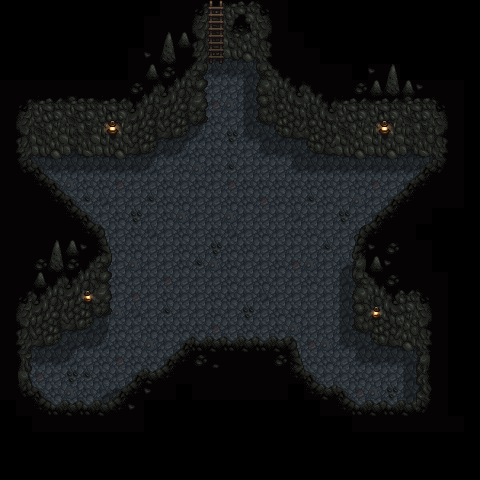

Below is a game level as drawn by its tile map, then a one-line description and the .tmx that defines it (tile-layer data replaced by summaries):
An orthogonal 30x30 tile map with 16x16 px tiles, 3 tile layers (Back, Buildings, Front).

<map version="1.4" tiledversion="1.4.2" orientation="orthogonal" renderorder="right-down" compressionlevel="0" width="30" height="30" tilewidth="16" tileheight="16" infinite="0" nextlayerid="7" nextobjectid="1">
  <properties />
  <tileset firstgid="1" name="mine" tilewidth="16" tileheight="16" tilecount="288" columns="16">
    <image source="mine_dark.png" width="256" height="288" />
    <tile id="0">
      <properties>
        <property name="Type" type="string" value="Dirt" />
      </properties>
    </tile>
    <tile id="137">
      <properties>
        <property name="Type" type="string" value="Stone" />
      </properties>
    </tile>
    <tile id="138">
      <properties>
        <property name="Type" type="string" value="Stone" />
      </properties>
    </tile>
    <tile id="139">
      <properties>
        <property name="Type" type="string" value="Stone" />
      </properties>
    </tile>
    <tile id="140">
      <properties>
        <property name="Type" type="string" value="Stone" />
      </properties>
    </tile>
    <tile id="153">
      <properties>
        <property name="Type" type="string" value="Stone" />
      </properties>
    </tile>
    <tile id="154">
      <properties>
        <property name="Type" type="string" value="Stone" />
      </properties>
    </tile>
    <tile id="155">
      <properties>
        <property name="Type" type="string" value="Stone" />
      </properties>
    </tile>
    <tile id="165">
      <properties>
        <property name="Type" type="string" value="Dirt" />
      </properties>
    </tile>
    <tile id="166">
      <properties>
        <property name="Type" type="string" value="Stone" />
      </properties>
    </tile>
    <tile id="167">
      <properties>
        <property name="Type" type="string" value="Stone" />
      </properties>
    </tile>
    <tile id="168">
      <properties>
        <property name="Type" type="string" value="Stone" />
      </properties>
    </tile>
    <tile id="169">
      <properties>
        <property name="Type" type="string" value="Stone" />
      </properties>
    </tile>
    <tile id="170">
      <properties>
        <property name="Type" type="string" value="Stone" />
      </properties>
    </tile>
    <tile id="171">
      <properties>
        <property name="Type" type="string" value="Stone" />
      </properties>
    </tile>
    <tile id="172">
      <properties>
        <property name="Type" type="string" value="Stone" />
      </properties>
    </tile>
    <tile id="181">
      <properties>
        <property name="Type" type="string" value="Dirt" />
      </properties>
    </tile>
    <tile id="182">
      <properties>
        <property name="Type" type="string" value="Stone" />
      </properties>
    </tile>
    <tile id="183">
      <properties>
        <property name="Type" type="string" value="Dirt" />
      </properties>
    </tile>
    <tile id="184">
      <properties>
        <property name="Type" type="string" value="Stone" />
      </properties>
    </tile>
    <tile id="185">
      <properties>
        <property name="Type" type="string" value="Stone" />
      </properties>
    </tile>
    <tile id="186">
      <properties>
        <property name="Type" type="string" value="Stone" />
      </properties>
    </tile>
    <tile id="187">
      <properties>
        <property name="Type" type="string" value="Stone" />
      </properties>
    </tile>
    <tile id="188">
      <properties>
        <property name="Type" type="string" value="Stone" />
      </properties>
    </tile>
    <tile id="198">
      <properties>
        <property name="Type" type="string" value="Stone" />
      </properties>
    </tile>
    <tile id="199">
      <properties>
        <property name="Type" type="string" value="Stone" />
      </properties>
    </tile>
    <tile id="200">
      <properties>
        <property name="Type" type="string" value="Stone" />
      </properties>
    </tile>
    <tile id="201">
      <properties>
        <property name="Type" type="string" value="Stone" />
      </properties>
    </tile>
    <tile id="202">
      <properties>
        <property name="Type" type="string" value="Stone" />
      </properties>
    </tile>
    <tile id="203">
      <properties>
        <property name="Type" type="string" value="Stone" />
      </properties>
    </tile>
    <tile id="204">
      <properties>
        <property name="Type" type="string" value="Stone" />
      </properties>
    </tile>
    <tile id="217">
      <properties>
        <property name="Type" type="string" value="Stone" />
      </properties>
    </tile>
    <tile id="218">
      <properties>
        <property name="Type" type="string" value="Stone" />
      </properties>
    </tile>
    <tile id="219">
      <properties>
        <property name="Type" type="string" value="Stone" />
      </properties>
    </tile>
    <tile id="233">
      <properties>
        <property name="Type" type="string" value="Stone" />
      </properties>
    </tile>
    <tile id="234">
      <properties>
        <property name="Type" type="string" value="Stone" />
      </properties>
    </tile>
    <tile id="235">
      <properties>
        <property name="Type" type="string" value="Stone" />
      </properties>
    </tile>
    <tile id="240">
      <properties>
        <property name="Type" type="string" value="Wood" />
      </properties>
    </tile>
    <tile id="241">
      <properties>
        <property name="Type" type="string" value="Wood" />
      </properties>
    </tile>
    <tile id="242">
      <properties>
        <property name="Type" type="string" value="Wood" />
      </properties>
    </tile>
    <tile id="256">
      <properties>
        <property name="Type" type="string" value="Wood" />
      </properties>
    </tile>
    <tile id="257">
      <properties>
        <property name="Type" type="string" value="Wood" />
      </properties>
    </tile>
    <tile id="258">
      <properties>
        <property name="Type" type="string" value="Wood" />
      </properties>
    </tile>
    <tile id="272">
      <properties>
        <property name="Type" type="string" value="Wood" />
      </properties>
    </tile>
    <tile id="273">
      <properties>
        <property name="Type" type="string" value="Wood" />
      </properties>
    </tile>
    <tile id="274">
      <properties>
        <property name="Type" type="string" value="Wood" />
      </properties>
    </tile>
  </tileset>
  <layer id="1" name="Back" width="30" height="30" opacity="1" offsetx="0" offsety="0">
    <properties />
    <data>[900 cells, 401 non-empty, 20 distinct tile ids]</data>
  </layer>
  <layer id="2" name="Buildings" width="30" height="30" opacity="1" offsetx="0" offsety="0">
    <properties />
    <data>[900 cells, 222 non-empty, 83 distinct tile ids]</data>
  </layer>
  <layer id="3" name="Front" width="30" height="30" opacity="1" offsetx="0" offsety="0">
    <properties />
    <data>[900 cells, 212 non-empty, 19 distinct tile ids]</data>
  </layer>
  <objectgroup id="4" name="Back" visible="false" locked="false" />
  <objectgroup id="5" name="Buildings" visible="false" locked="false" />
  <objectgroup id="6" name="Front" visible="false" locked="false" />
</map>
